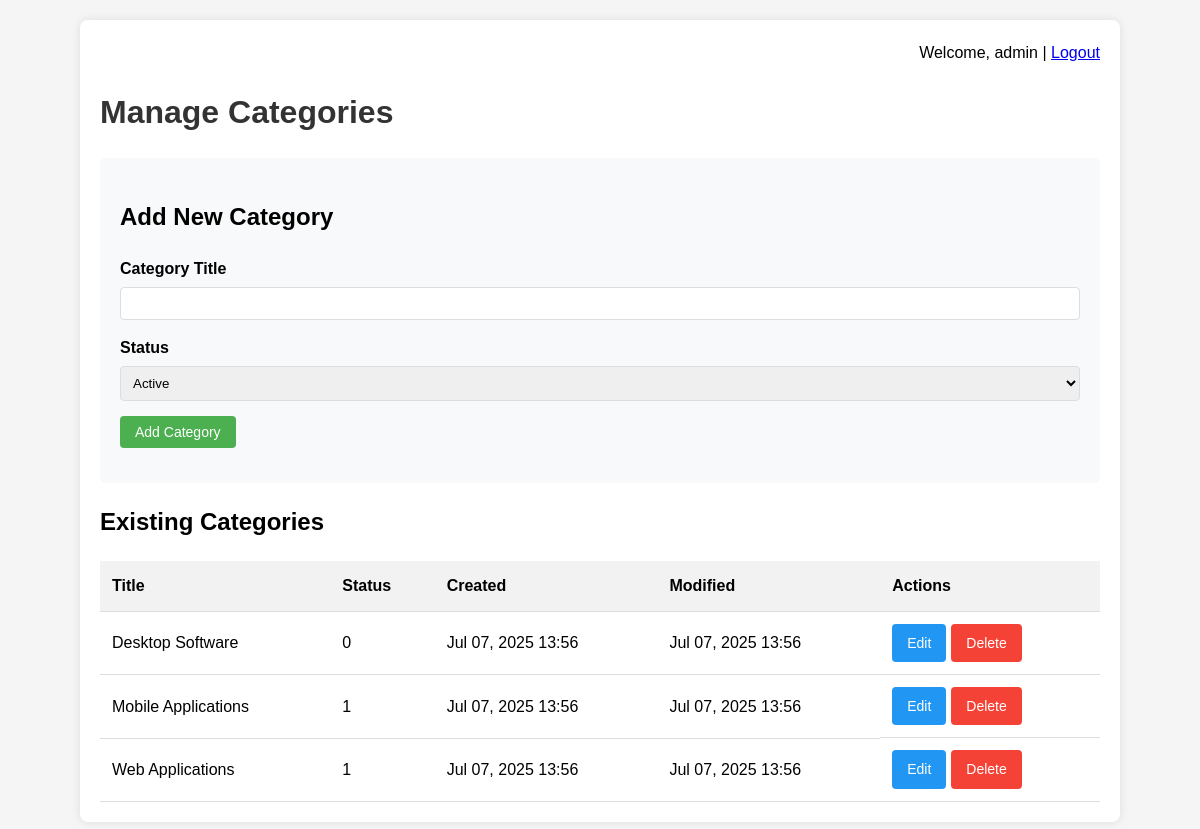
/categories.php (signed in), run on the app's committed database.
### tables this page shows
CREATE TABLE `categories` (
  `id` int(11) NOT NULL,
  `title` varchar(255) NOT NULL,
  `status` tinyint(1) DEFAULT 1,
  `created` datetime DEFAULT current_timestamp(),
  `modified` datetime DEFAULT current_timestamp() ON UPDATE current_timestamp()
);

### categories.php (the view, shortened to what this page needs)
<?php
require_once 'config.php';
$category_title = '';
$category_status = 'Active';
$edit_mode = false;
$categories = [];
$query = "SELECT * FROM categories ORDER BY title ASC";
$result = mysqli_query($conn, $query);
while ($row = mysqli_fetch_assoc($result)) {
    $categories[] = $row;
}
?>
<!DOCTYPE html>
<html lang="en">
<head>
</head>
<body>
    <div class="container">
        <div class="logout-link">
            Welcome, <?php echo htmlspecialchars($_SESSION['username']); ?> |
            <a href="logout.php">Logout</a>
        </div>
        <h1>Manage Categories</h1>
        <div class="form-container">
            <h2><?php echo $edit_mode ? 'Edit Category' : 'Add New Category'; ?></h2>
            <form method="POST" action="categories.php">
                <div class="form-group">
                    <label for="title">Category Title</label>
                    <input type="text" id="title" name="title" value="<?php echo htmlspecialchars($category_title); ?>">
                </div>
                <div class="form-group">
                    <label for="status">Status</label>
                    <select id="status" name="status">
                        <option value="Active" <?php echo $category_status === 'Active' ? 'selected' : ''; ?>>Active</option>
                    </select>
                </div>
                <div class="form-group">
                    <button type="submit" class="btn"><?php echo $edit_mode ? 'Update Category' : 'Add Category'; ?></button>
                </div>
            </form>
        </div>
        <h2>Existing Categories</h2>
        <?php if (empty($categories)): ?>
            <p>No categories found.</p>
        <?php else: ?>
            <table>
                <thead>
                    <tr>
                        <th>Title</th>
                        <th>Status</th>
                        <th>Created</th>
                        <th>Modified</th>
                        <th>Actions</th>
                    </tr>
                </thead>
                <tbody>
                    <?php foreach ($categories as $category): ?>
                        <tr>
                            <td><?php echo htmlspecialchars($category['title']); ?></td>
                            <td class="status-<?php echo strtolower($category['status']); ?>">
                                <?php echo $category['status']; ?>
                            </td>
                            <td><?php echo date('M d, Y H:i', strtotime($category['created'])); ?></td>
                            <td><?php echo date('M d, Y H:i', strtotime($category['modified'])); ?></td>
                            <td class="actions">
                                <a href="categories.php?edit=<?php echo $category['id']; ?>" class="btn btn-edit">Edit</a>
                                <a href="categories.php?delete=<?php echo $category['id']; ?>" class="btn btn-delete" onclick="return confirm('Are you sure you want to delete this category?')">Delete</a>
                            </td>
                        </tr>
                    <?php endforeach; ?>
                </tbody>
            </table>
        <?php endif; ?>
    </div>
</body>
</html>

### categories.php (style rules this page uses)
body { font-family: Arial, sans-serif; line-height: 1.6; margin: 0; padding: 20px; background-color: #f5f5f5; }
.container { max-width: 1000px; margin: 0 auto; background: white; padding: 20px; border-radius: 8px; box-shadow: 0 0 10px rgba(0,0,0,0.1); }
h1 { color: #333; margin-bottom: 20px; }
.form-group { margin-bottom: 15px; }
label { display: block; margin-bottom: 5px; font-weight: bold; }
input[type="text"], select { width: 100%; padding: 8px; border: 1px solid #ddd; border-radius: 4px; box-sizing: border-box; }
.btn { background-color: #4CAF50; color: white; padding: 8px 15px; border: none; border-radius: 4px; cursor: pointer; text-decoration: none; display: inline-block; font-size: 14px; }
.btn-edit { background-color: #2196F3; }
.btn-delete { background-color: #f44336; }
table { width: 100%; border-collapse: collapse; margin-top: 20px; }
th, td { padding: 12px; text-align: left; border-bottom: 1px solid #ddd; }
th { background-color: #f2f2f2; }
.actions { display: flex; gap: 5px; }
.form-container { background-color: #f8f9fa; padding: 20px; border-radius: 5px; margin-bottom: 20px; }
.logout-link { text-align: right; margin-bottom: 15px; }

### data on the page
categories: title "Desktop Software", status "0", created "Jul 07, 2025 13:56", modified "Jul 07, 2025 13:56"
categories: title "Mobile Applications", status "1", created "Jul 07, 2025 13:56", modified "Jul 07, 2025 13:56"
categories: title "Web Applications", status "1", created "Jul 07, 2025 13:56", modified "Jul 07, 2025 13:56"

### other printed values
$_SESSION['username'] "admin"
